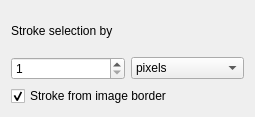
<ui version="4.0" stdsetdef="1" >
  <author></author>
  <comment></comment>
  <exportmacro></exportmacro>
  <class>WdgStrokeSelection</class>
  <widget class="QWidget" name="WdgStrokeSelection" >
    <property name="geometry" >
      <rect>
        <x>0</x>
        <y>0</y>
        <width>255</width>
        <height>117</height>
      </rect>
    </property>
    <layout class="QGridLayout" >
      <item rowspan="1" row="0" column="0" colspan="2" >
        <widget class="QLabel" name="textLabel1" >
          <property name="text" >
            <string>Stroke selection by</string>
          </property>
        </widget>
      </item>
      <item row="1" column="0" >
        <widget class="QSpinBox" name="radiusSpinBox" >
          <property name="maximum" >
            <number>10000</number>
          </property>
          <property name="minimum" >
            <number>1</number>
          </property>
          <property name="value" >
            <number>1</number>
          </property>
        </widget>
      </item>
      <item row="1" column="1" >
        <widget class="QComboBox" name="comboBox1" >
          <item>
            <property name="text" >
              <string>pixels</string>
            </property>
          </item>
        </widget>
      </item>
      <item rowspan="1" row="2" column="0" colspan="2" >
        <widget class="QCheckBox" name="strokeFromImageBorderCheckBox" >
          <property name="text" >
            <string>Stroke from image border</string>
          </property>
          <property name="checked" >
            <bool>true</bool>
          </property>
        </widget>
      </item>
    </layout>
  </widget>
  <layoutdefault spacing="6" margin="11" />
  <tabstops>
    <tabstop>radiusSpinBox</tabstop>
  </tabstops>
</ui>
